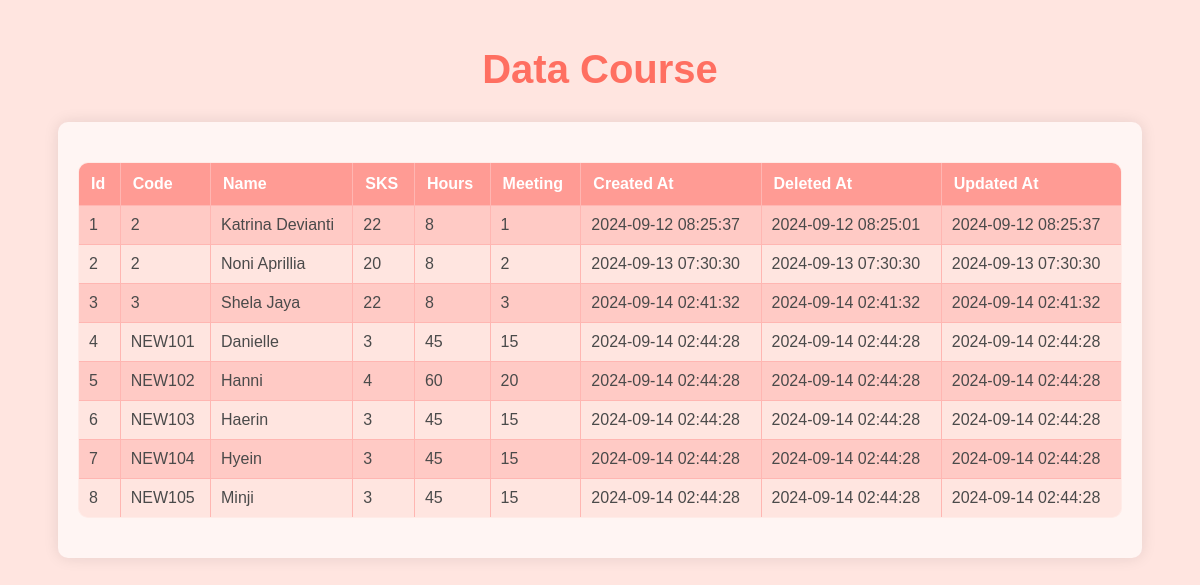
Page /tampil_data_course.php on the committed database.
### tables this page shows
CREATE TABLE `courses` (
  `id` int(11) NOT NULL,
  `code` varchar(15) NOT NULL,
  `name` varchar(30) NOT NULL,
  `sks` int(15) NOT NULL,
  `hours` int(11) NOT NULL,
  `meeting` int(11) NOT NULL,
  `deleted_at` timestamp NOT NULL DEFAULT current_timestamp(),
  `created_at` timestamp NOT NULL DEFAULT current_timestamp(),
  `updated_at` timestamp NOT NULL DEFAULT current_timestamp()
);

### koneksi.php (called while the page is built, shortened)
<?php
class Database {
    private $host = "localhost";
    private $username = "root";
    private $password = "";
    private $database = "jkb";
    public function __construct() {
        $this->koneksi = mysqli_connect($this->host, $this->username, $this->password, $this->database);
    }
}
class Courses extends Database {
    public function tampil_data($tanggal = null) {
        if ($tanggal) {
            $query = "SELECT * FROM courses WHERE DATE(created_at) = '$tanggal'";
        } else {
            $query = "SELECT * FROM courses";
        }
        $result = mysqli_query($this->koneksi, $query);
        $array = [];
        while ($row = mysqli_fetch_assoc($result)) {
            $array[] = $row;
        }
        return $array;
    }
}
?>

### tampil_data_course.php (the view, shortened to what this page needs)
<?php
include('koneksi.php');
$courses = new Courses();
$data_courses = $courses->tampil_data();
?>
<!DOCTYPE html>
<html lang="id">
<head>
</head>
<body>
    <h1>Data Course</h1>
    <div class="table-container">
        <table border="1">
            <tr>
                <th>Id</th>
                <th>Code</th>
                <th>Name</th>
                <th>SKS</th>
                <th>Hours</th>
                <th>Meeting</th>
                <th>Created At</th>
                <th>Deleted At</th>
                <th>Updated At</th>
            </tr>
            <?php foreach ($data_courses as $row): ?>
            <tr>
                <td><?php echo $row['id']; ?></td>
                <td><?php echo $row['code']; ?></td>
                <td><?php echo $row['name']; ?></td>
                <td><?php echo $row['sks']; ?></td>
                <td><?php echo $row['hours']; ?></td>
                <td><?php echo $row['meeting']; ?></td>
                <td><?php echo $row['created_at']; ?></td>
                <td><?php echo $row['deleted_at']; ?></td>
                <td><?php echo $row['updated_at']; ?></td>
            </tr>
            <?php endforeach; ?>
        </table>
    </div>
</body>
</html>

### tampil_data_course.php (style rules this page uses)
body { font-family: Arial, sans-serif; background-color: #FFE5E0; margin: 0; padding: 20px; color: #4a4a4a; }
table { width: 100%; border-collapse: collapse; margin: 20px 0; font-size: 16px; background-color: #FFEBE7; border-radius: 10px; overflow: hidden; }
table, th, td { border: 1px solid #FFB6B2; }
th { background-color: #FF9B94; color: white; padding: 12px; text-align: left; }
td { padding: 10px; background-color: #FFE5E0; }
tr:nth-child(even) td { background-color: #FFCAC5; }
h1 { text-align: center; color: #FF6F61; font-size: 2.5em; margin-bottom: 30px; }
.table-container { max-width: 90%; margin: 0 auto; padding: 20px; background-color: #FFF5F3; border-radius: 10px; box-shadow: 0 0 15px rgba(0, 0, 0, 0.1); }

### rows in the picture
courses: id "1", code "2", name "Katrina Devianti", sks "22", hours "8", meeting "1", created_at "2024-09-12 08:25:37", deleted_at "2024-09-12 08:25:01", updated_at "2024-09-12 08:25:37"
courses: id "2", code "2", name "Noni Aprillia", sks "20", hours "8", meeting "2", created_at "2024-09-13 07:30:30", deleted_at "2024-09-13 07:30:30", updated_at "2024-09-13 07:30:30"
courses: id "3", code "3", name "Shela Jaya", sks "22", hours "8", meeting "3", created_at "2024-09-14 02:41:32", deleted_at "2024-09-14 02:41:32", updated_at "2024-09-14 02:41:32"
courses: id "4", code "NEW101", name "Danielle", sks "3", hours "45", meeting "15", created_at "2024-09-14 02:44:28", deleted_at "2024-09-14 02:44:28", updated_at "2024-09-14 02:44:28"
courses: id "5", code "NEW102", name "Hanni", sks "4", hours "60", meeting "20", created_at "2024-09-14 02:44:28", deleted_at "2024-09-14 02:44:28", updated_at "2024-09-14 02:44:28"
courses: id "6", code "NEW103", name "Haerin", sks "3", hours "45", meeting "15", created_at "2024-09-14 02:44:28", deleted_at "2024-09-14 02:44:28", updated_at "2024-09-14 02:44:28"
courses: id "7", code "NEW104", name "Hyein", sks "3", hours "45", meeting "15", created_at "2024-09-14 02:44:28", deleted_at "2024-09-14 02:44:28", updated_at "2024-09-14 02:44:28"
courses: id "8", code "NEW105", name "Minji", sks "3", hours "45", meeting "15", created_at "2024-09-14 02:44:28", deleted_at "2024-09-14 02:44:28", updated_at "2024-09-14 02:44:28"
